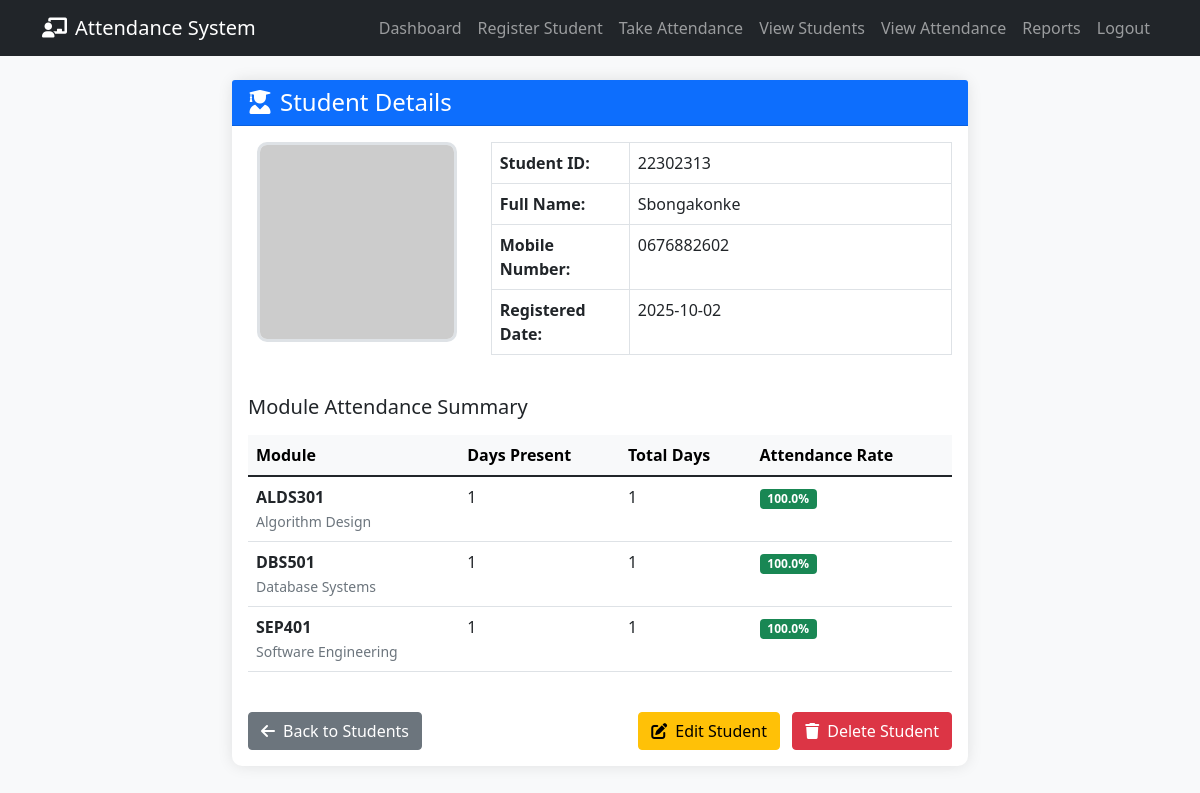
Page /student/3 (signed in) on the committed database.
### tables this page shows
CREATE TABLE students (
            id INTEGER PRIMARY KEY AUTOINCREMENT,
            student_id TEXT UNIQUE NOT NULL, 
            name TEXT NOT NULL, 
            mobile TEXT NOT NULL, 
            password TEXT NOT NULL,
            photo_path TEXT,
            face_encoding BLOB,
            created_at TIMESTAMP DEFAULT CURRENT_TIMESTAMP
        );

CREATE TABLE attendance (
            id INTEGER PRIMARY KEY AUTOINCREMENT, 
            student_id TEXT, 
            date TEXT, 
            time TEXT, 
            module_code TEXT,
            FOREIGN KEY (student_id) REFERENCES students (student_id)
        );

### app.py (the view)
@app.route("/student/<int:student_id>")
@lecturer_required
def view_student(student_id):
    conn = get_db_connection()
    student = conn.execute("SELECT * FROM students WHERE id = ?", (student_id,)).fetchone()
    module_attendance = conn.execute("""
        SELECT module_code, COUNT(*) as days_present,
               (SELECT COUNT(DISTINCT date) FROM attendance WHERE module_code = a.module_code) as total_days,
               ROUND(COUNT(*) * 100.0 / (SELECT COUNT(DISTINCT date) FROM attendance WHERE module_code = a.module_code), 2) as attendance_rate
        FROM attendance a
        WHERE student_id = ?
        GROUP BY module_code
    """, (student['student_id'],)).fetchall()
    conn.close()
    if student is None:
        flash("Student not found!", "danger")
        return redirect("/view_students")
    return render_template("view_student.html", student=student, module_attendance=module_attendance, modules=MODULES)

### app.py (called while the page is built)
def lecturer_required(f):
    @wraps(f)
    def decorated_function(*args, **kwargs):
        if "lecturer" not in session:
            flash("Lecturer access required", "warning")
            return redirect("/lecturer_login")
        return f(*args, **kwargs)
    return decorated_function

def get_db_connection():
    conn = sqlite3.connect(DB_NAME)
    conn.row_factory = sqlite3.Row
    return conn

### templates/view_student.html (shortened to what this page needs)
<!DOCTYPE html>
<html lang="en">
<head>
    <link href="https://cdn.jsdelivr.net/npm/bootstrap@5.1.3/dist/css/bootstrap.min.css" rel="stylesheet">
    <link rel="stylesheet" href="https://cdnjs.cloudflare.com/ajax/libs/font-awesome/6.0.0/css/all.min.css">
</head>
<body>
    <nav class="navbar navbar-expand-lg navbar-dark bg-dark">
        <div class="container">
            <a class="navbar-brand" href="/dashboard">
                <i class="fas fa-chalkboard-teacher me-2"></i>Attendance System
            </a>
            <div class="navbar-nav ms-auto">
                <a class="nav-link" href="/dashboard">Dashboard</a>
                <a class="nav-link" href="/register_student">Register Student</a>
                <a class="nav-link" href="/attendance">Take Attendance</a>
                <a class="nav-link" href="/view_students">View Students</a>
                <a class="nav-link" href="/view_attendance">View Attendance</a>
                <a class="nav-link" href="/view_report">Reports</a>
                <a class="nav-link" href="/logout">Logout</a>
            </div>
        </div>
    </nav>
    <div class="container mt-4">
        <div class="row">
            <div class="col-md-8 mx-auto">
                <div class="card">
                    <div class="card-header bg-primary text-white">
                        <h4 class="mb-0"><i class="fas fa-user-graduate me-2"></i>Student Details</h4>
                    </div>
                    <div class="card-body">
                        <div class="row">
                            <div class="col-md-4 text-center mb-4">
                                {% if student.photo_path %}
                                    <img src="{{ url_for('static', filename='uploads/' + student.photo_path.split('/')[-1]) }}"
                                         alt="{{ student.name }}"
                                         class="student-photo"
                                         onerror="this.src='https://via.placeholder.com/200?text=No+Photo'">
                                {% else %}
                                    <img src="https://via.placeholder.com/200?text=No+Photo"
                                         alt="No Photo"
                                         class="student-photo">
                                {% endif %}
                            </div>
                            <div class="col-md-8">
                                <table class="table table-bordered">
                                    <tr>
                                        <th width="30%">Student ID:</th>
                                        <td>{{ student.student_id }}</td>
                                    </tr>
                                    <tr>
                                        <th>Full Name:</th>
                                        <td>{{ student.name }}</td>
                                    </tr>
                                    <tr>
                                        <th>Mobile Number:</th>
                                        <td>{{ student.mobile }}</td>
                                    </tr>
                                    <tr>
                                        <th>Registered Date:</th>
                                        <td>
                                            {% if student.created_at %}
                                                {{ student.created_at[:10] }}
                                            {% else %}
                                                N/A
                                            {% endif %}
                                        </td>
                                    </tr>
                                </table>
                            </div>
                        </div>
                        <div class="mt-4">
                            <h5 class="mb-3">Module Attendance Summary</h5>
                            {% if module_attendance %}
                                <div class="table-responsive">
                                    <table class="table table-hover">
                                        <thead class="table-light">
                                            <tr>
                                                <th>Module</th>
                                                <th>Days Present</th>
                                                <th>Total Days</th>
                                                <th>Attendance Rate</th>
                                            </tr>
                                        </thead>
                                        <tbody>
                                            {% for record in module_attendance %}
                                                <tr>
                                                    <td>
                                                        <strong>{{ record.module_code }}</strong><br>
                                                        <small class="text-muted">{{ modules[record.module_code] }}</small>
                                                    </td>
                                                    <td>{{ record.days_present }}</td>
                                                    <td>{{ record.total_days }}</td>
                                                    <td>
                                                        <span class="badge bg-{% if record.attendance_rate >= 80 %}success{% elif record.attendance_rate >= 60 %}warning{% else %}danger{% endif %}">
                                                            {{ record.attendance_rate }}%
                                                        </span>
                                                    </td>
                                                </tr>
                                            {% endfor %}
                                        </tbody>
                                    </table>
                                </div>
                            {% else %}
                                <p class="text-muted text-center">No attendance records found for this student.</p>
                            {% endif %}
                        </div>
                        <div class="mt-4 d-flex justify-content-between">
                            <a href="/view_students" class="btn btn-secondary">
                                <i class="fas fa-arrow-left me-2"></i>Back to Students
                            </a>
                            <div>
                                <a href="/edit_student/{{ student.id }}" class="btn btn-warning me-2">
                                    <i class="fas fa-edit me-2"></i>Edit Student
                                </a>
                                <a href="/delete_student/{{ student.id }}" class="btn btn-danger"
                                   onclick="return confirm('Are you sure you want to delete {{ student.name }}? This action cannot be undone.')">
                                    <i class="fas fa-trash me-2"></i>Delete Student
                                </a>
                            </div>
                        </div>
                    </div>
                </div>
            </div>
        </div>
    </div>
</body>
</html>

### templates/view_student.html (style rules this page uses)
body { background-color: #f8f9fa; }
.card { box-shadow: 0 0 15px rgba(0,0,0,0.1); border: none; border-radius: 10px; }
.student-photo { width: 200px; height: 200px; object-fit: cover; border-radius: 10px; border: 3px solid #dee2e6; }

### rows in the picture
students: student_id "22302313", name "Sbongakonke", mobile "0676882602", created_at "2025-10-02"
attendance: module_code "ALDS301", modules "Algorithm Design", days_present "1", total_days "1", attendance_rate "100.0"
attendance: module_code "DBS501", modules "Database Systems", days_present "1", total_days "1", attendance_rate "100.0"
attendance: module_code "SEP401", modules "Software Engineering", days_present "1", total_days "1", attendance_rate "100.0"
